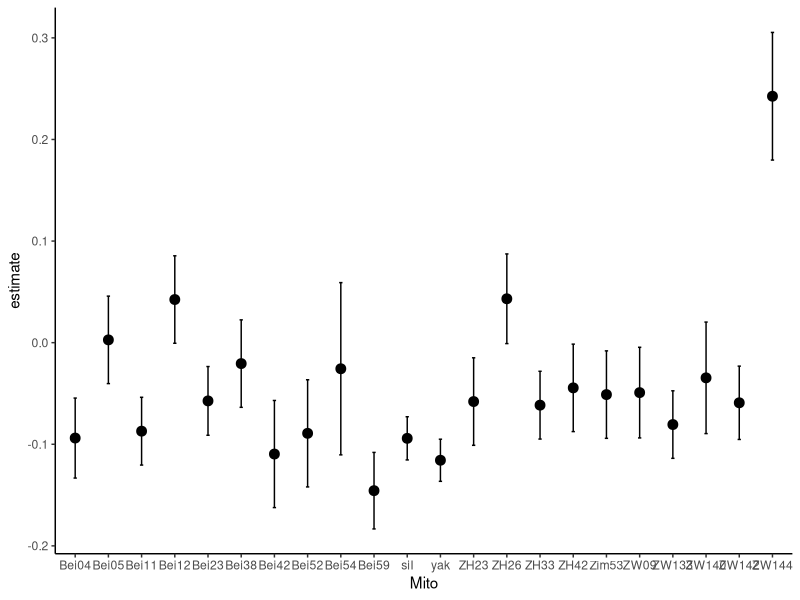
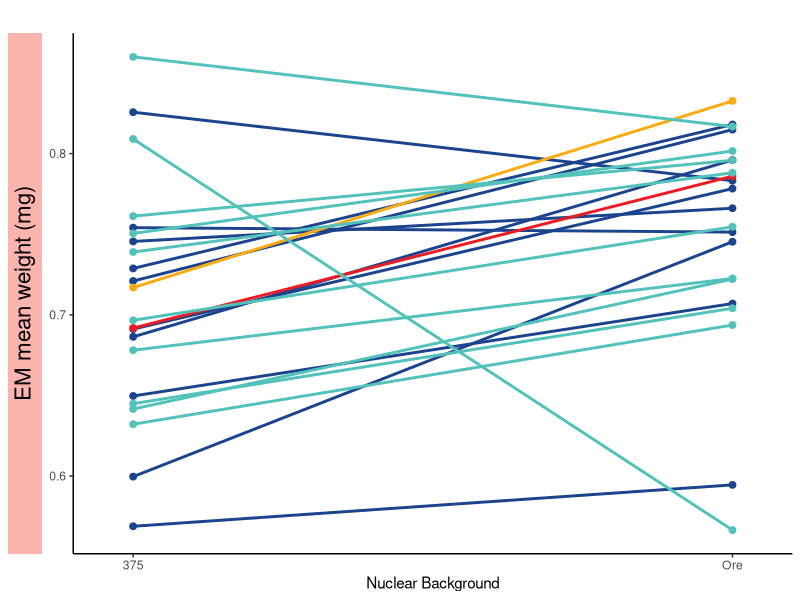
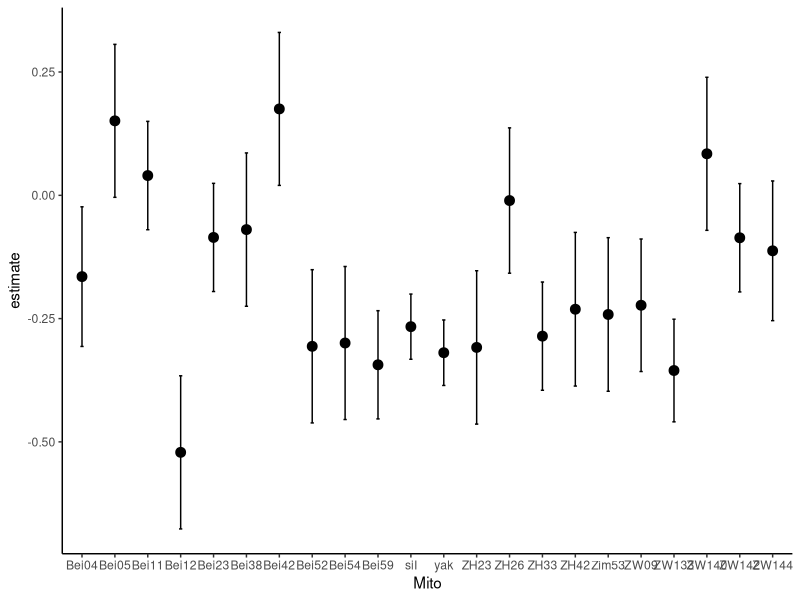
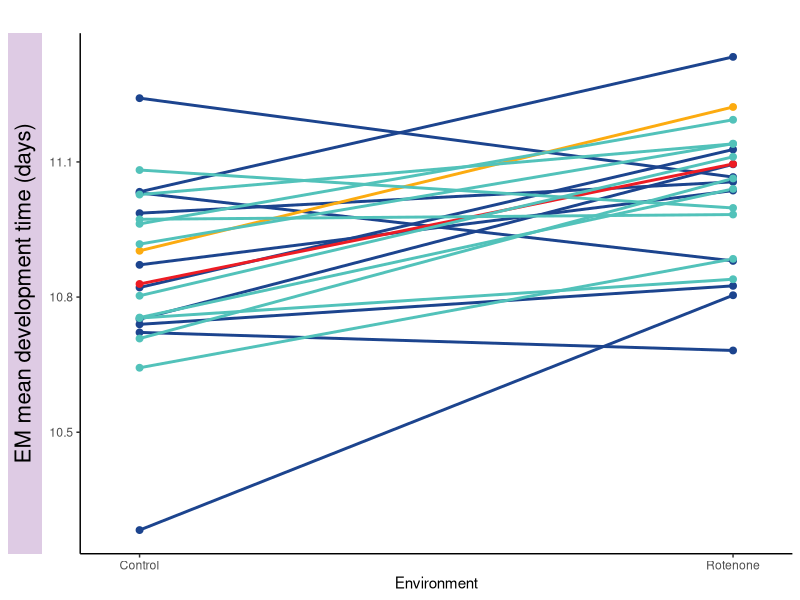
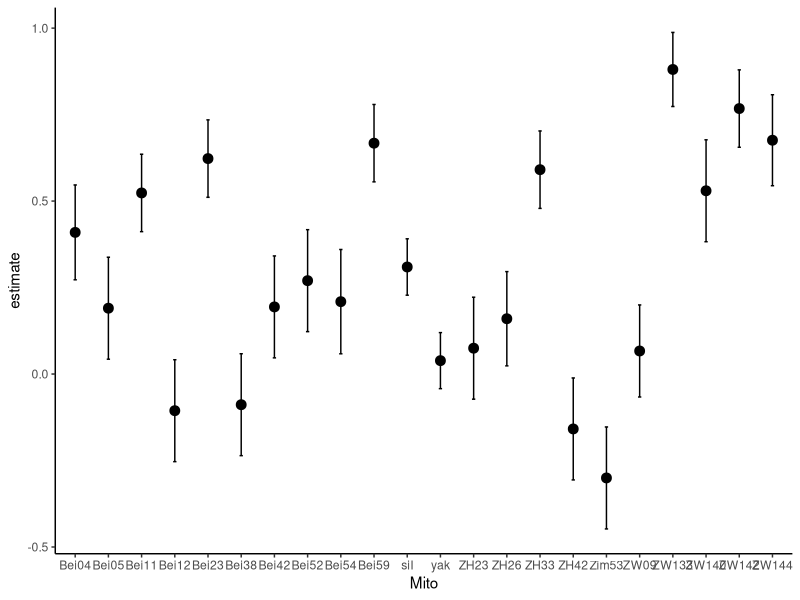
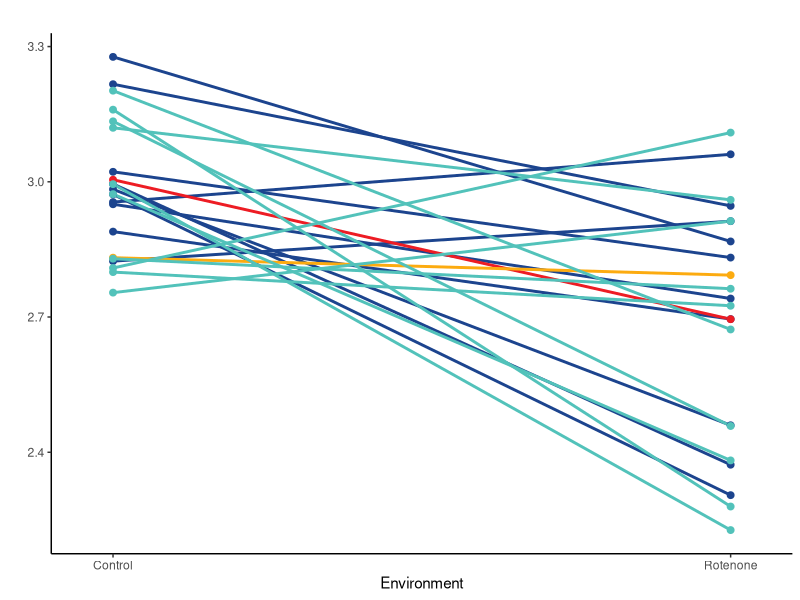
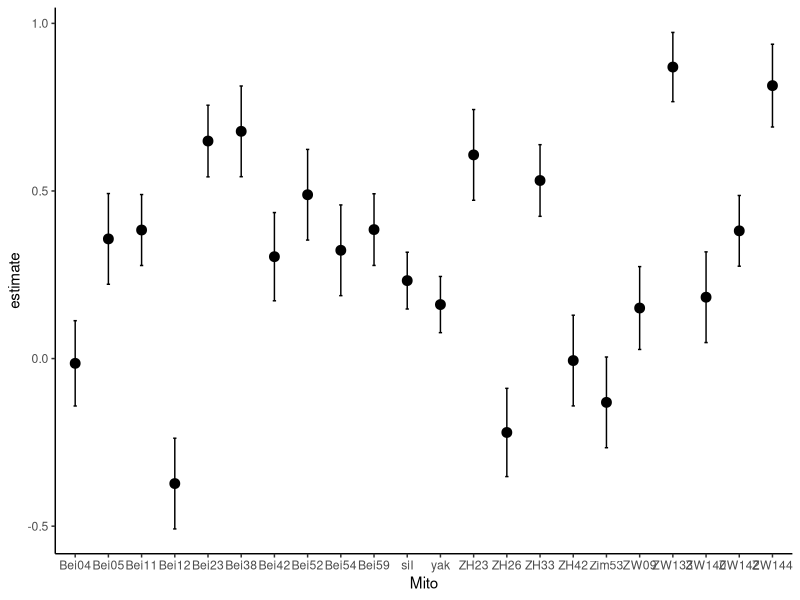
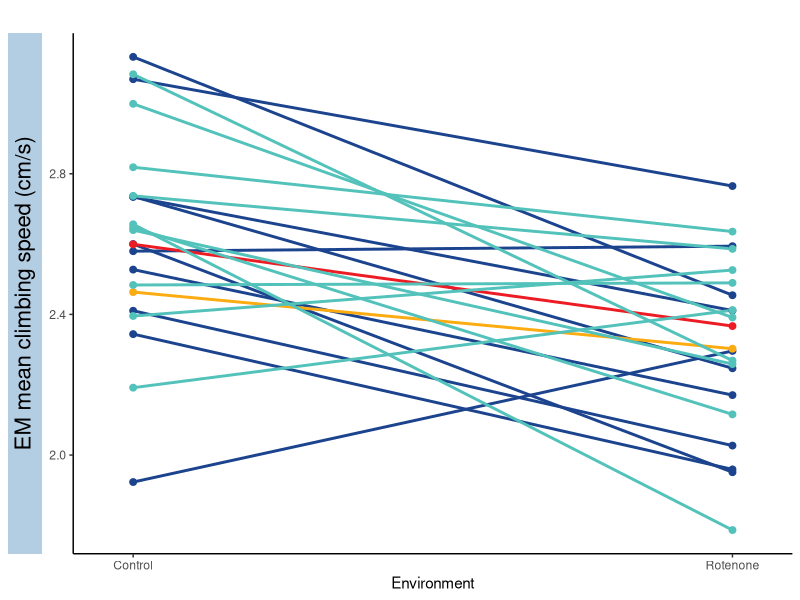

The R script that drew these images, in order:
############################################################
# Script: 
# Author: Leah Darwin
# Date: 2025-09-30
# Purpose: 
############################################################

# Load libraries ----------------------------------------------------------
packages <- c("dplyr", "ggplot2", "patchwork","lme4","emmeans",  "ggpubr", "ggtext")

installed <- rownames(installed.packages())
for (p in packages) {
  if (!(p %in% installed)) {
    install.packages(p, dependencies = TRUE)
  }
}
lapply(packages, library, character.only = TRUE)

# -------------------------------------------------------------------
# Load datasets
# -------------------------------------------------------------------
weight <- read.csv("weight/data/weight_adj.csv") 
climb  <- read.csv("climb/data/climb_adj.csv") %>% filter(Build!="parental")
dev    <- read.csv("development/data/development_adj.csv")%>% filter(Build!="parental")

## Define consistent color palette for mitochondrial origins
color_palette <- c(
  "Beijing"   = "#1C448E",
  "Zimbabwe"  = "#52C2BA",
  "D.yakuba"  = "#FCAB10",
  "D.simulans"= "#ED1C24",
  "parent"    = "black"
)

plot_contrast = function(df){
  ggplot(df, aes(x = Mito, y = estimate)) +
    geom_point(size = 3) +
    geom_errorbar(aes(ymin = estimate-SE, ymax = estimate+SE), width = 0.1) +
    theme_classic() 
}

plot_ixn_mtnuc = function(df, label_mts){
  
  df = df %>%
    mutate(mitoOrig = case_when(
      grepl("B", Mito)      ~ "Beijing",
      grepl("Z", Mito)      ~ "Zimbabwe",
      grepl("siI", Mito)   ~ "D.simulans",
      grepl("yak", Mito)    ~ "D.yakuba",
      .default              = Mito
    ))
  
  labels_df = df %>%
    filter(Mito %in% label_mts & Nuc == "Ore")
  
  ggplot(df, aes(x = Nuc, y = emmean, group = Mito, color=mitoOrig)) +
   # geom_line(size = 1,alpha = ifelse(emm_df$Mito %in% label_mts, 1, 0.7)) +
    geom_line(size=1)+
    geom_point(size = 2) +
    theme_classic() +  
    scale_color_manual(values = setNames(color_palette[df$mitoOrig], df$mitoOrig)) + 
    scale_x_discrete(expand = expansion(mult = c(0.1, 0.1)))
    # + geom_text(data = labels_df,
    #   aes(label = Mito),
    #   vjust = -0.5,
    #   size = 3)
}


plot_ixn_mttreat = function(df, label_mts){
  
  df = df %>%
    mutate(mitoOrig = case_when(
      grepl("B", Mito)      ~ "Beijing",
      grepl("Z", Mito)      ~ "Zimbabwe",
      grepl("siI", Mito)   ~ "D.simulans",
      grepl("yak", Mito)    ~ "D.yakuba",
      .default              = Mito
    ))
  
  labels_df = df %>%
    filter(Mito %in% label_mts & Treatment == "Rotenone")
  
  ggplot(df, aes(x = Treatment, y = emmean, group = Mito, color=mitoOrig)) +
  #  geom_line(size = 1,alpha = ifelse(emm_df$Mito %in% label_mts, 1, 0.7)) +
    geom_line(size = 1)+
    geom_point(size = 2) +
    theme_classic() + 
    scale_color_manual(values = setNames(color_palette[df$mitoOrig], df$mitoOrig)) + 
    scale_x_discrete(expand = expansion(mult = c(0.1, 0.1)))
    # + geom_text(data = labels_df,
    #           aes(label = Mito),
    #           vjust = -0.5,
    #           size = 3)
}

get_dfs = function(emm){
  
  contrast = contrast(emm, method = "pairwise")
  contrast_df = as.data.frame(contrast)
  emm_df = as.data.frame(emm) 
  
  return(list(contrast_df, emm_df))
}

##Filter weight
weightM = weight %>% filter(Sex=="M", Build!="parental") %>% mutate(Y_adj = Y_adj*1000)

##Define weight model
weightM_lm <- lmer(
  Y_adj ~ Mito * Nuc * Treatment + (1 | Mito:Nuc:Build),
  data = weightM
)

##Estimate marginal means
emm_mito_weight = emmeans(weightM_lm, ~ Nuc | Mito)
weight_dfs = get_dfs(emm_mito_weight)

weight_contrast_plot = plot_contrast(weight_dfs[[1]])
weight_contrast_plot
weight_ixn_plot = plot_ixn_mtnuc(weight_dfs[[2]], c(weight_dfs[[1]]$Mito[which.max(weight_dfs[[1]]$estimate)], weight_dfs[[1]]$Mito[which.min(weight_dfs[[1]]$estimate)])) +
  labs( x = "Nuclear Background",
        y = "EM mean weight (mg)",
        title = "") + theme(legend.position = "none") + 
  theme(
    axis.title.y = element_textbox_simple(
      size = 16, lineheight = 1, halign = 0.5,
      fill = "#fbb4ae", padding = margin(5, 5, 5, 5),
      margin = margin(0, 0, 5, 0), 
      orientation = "left-rotated"
    ))
weight_ixn_plot 

dev_lm <- lmerTest::lmer(
  Y_adj ~ Mito * Nuc * Treatment + Larval_density + (1 | Mito:Nuc:Build),
  data = dev
)

##Estimate marginal means
emm_mito_dev = emmeans(dev_lm, ~ Treatment | Mito)
dev_dfs = get_dfs(emm_mito_dev)

dev_contrast_plot = plot_contrast(dev_dfs[[1]])
dev_contrast_plot
dev_ixn_plot = plot_ixn_mttreat(dev_dfs[[2]], c(dev_dfs[[1]]$Mito[which.max(dev_dfs[[1]]$estimate)], dev_dfs[[1]]$Mito[which.min(dev_dfs[[1]]$estimate)])) +
  labs( x = "Environment",
        y = "EM mean development time (days)",
        title = "") + theme(legend.position = "none") +
  theme(
    axis.title.y = element_textbox_simple(
      size = 16, lineheight = 1, halign = 0.5,
      fill = "#decbe4", padding = margin(5, 5, 5, 5),
      margin = margin(0, 0, 5, 0), 
      orientation = "left-rotated"
    ))
dev_ixn_plot


climbM = climb %>% filter(Sex=="M")
climbM_lm <- lmer(
  Y_adj ~ Mito * Nuc * Treatment + (1 | Mito:Nuc:Build) + 
    (1 | Mito:Nuc:Build:Treatment:Vial),
  data = climbM
)

emm_mito_climbM = emmeans(climbM_lm, ~ Treatment | Mito)
climbM_dfs = get_dfs(emm_mito_climbM)

climbM_contrast_plot = plot_contrast(climbM_dfs[[1]])
climbM_contrast_plot
climbM_ixn_plot = plot_ixn_mttreat(climbM_dfs[[2]], c(climbM_dfs[[1]]$Mito[which.max(climbM_dfs[[1]]$estimate)], climbM_dfs[[1]]$Mito[which.min(climbM_dfs[[1]]$estimate)])) +
  labs( x = "Environment",
        y = "",
        title = "") + theme(legend.position = "none")
climbM_ixn_plot

climbF = climb %>% filter(Sex=="F")
climbF_lm <- lmer(
  Y_adj ~ Mito * Nuc * Treatment + (1 | Mito:Nuc:Build) + 
    (1 | Mito:Nuc:Build:Treatment:Vial),
  data = climbF
)

emm_mito_climbF = emmeans(climbF_lm, ~ Treatment | Mito)
climbF_dfs = get_dfs(emm_mito_climbF)

climbF_contrast_plot = plot_contrast(climbF_dfs[[1]])
climbF_contrast_plot
climbF_ixn_plot = plot_ixn_mttreat(climbF_dfs[[2]], c(climbF_dfs[[1]]$Mito[which.max(climbF_dfs[[1]]$estimate)], climbF_dfs[[1]]$Mito[which.min(climbF_dfs[[1]]$estimate)])) +
  labs( x = "Environment",
        y = "EM mean climbing speed (cm/s)",
        title = "") + theme(legend.position = "none") +
  theme(
    axis.title.y = element_textbox_simple(
      size = 16, lineheight = 1, halign = 0.5,
      fill = "#b3cde3", padding = margin(5, 5, 5, 5),
      margin = margin(0, 0, 5, 0), 
      orientation = "left-rotated"
    ))
  
climbF_ixn_plot

weight_ixn_plot  | dev_ixn_plot | climbF_ixn_plot | climbM_ixn_plot
##save as 11x4.5
